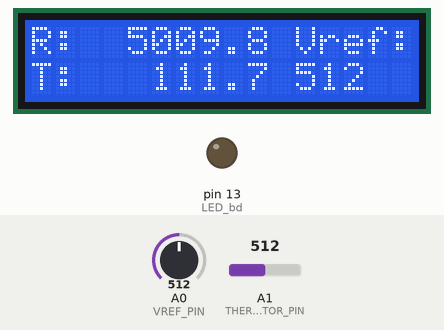
Bench run of a sketch on a simulated Arduino Uno, built with avr-gcc and run on an emulated ATmega328P. On the bench: 16×2 character LCD, output pins drawn as LEDs (lit = HIGH). Dashed ring = blinking. The test bench sets the inputs (shaded band); at power-on: A1 (THERMISTOR_PIN) = 512, A0 (VREF_PIN) = 512.

Above: at 4.2 s.
4.3 s: A1 (THERMISTOR_PIN) set to 839
At 4.7 s:
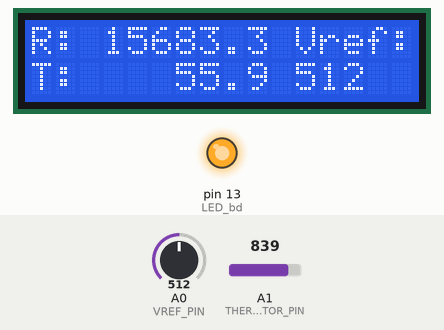
6.1 s: A1 (THERMISTOR_PIN) set to 870
At 7.5 s:
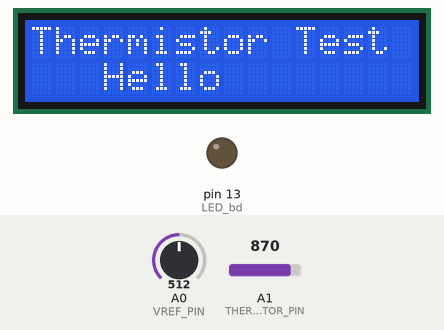
10.3 s: A1 (THERMISTOR_PIN) set to 1023
At 14.4 s:
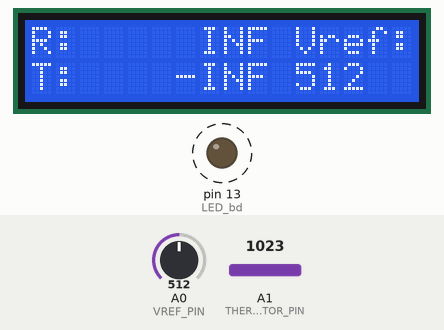
14.5 s: A0 (VREF_PIN) set to 716
At 15.11 s:
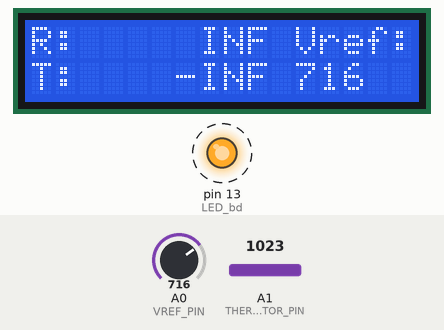
16.4 s: A0 (VREF_PIN) set to 900
At 17.9 s:
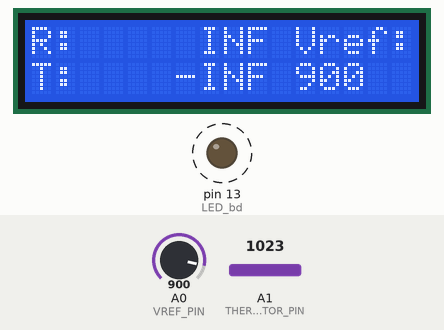
18.5 s: A0 (VREF_PIN) set to 1023
At 20.0 s:
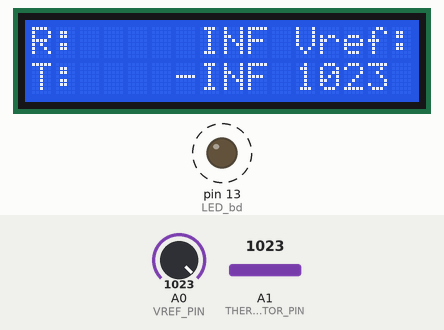
Timing chart, 0 to 21.6 s (numbered marks = the images above; inputs shaded):
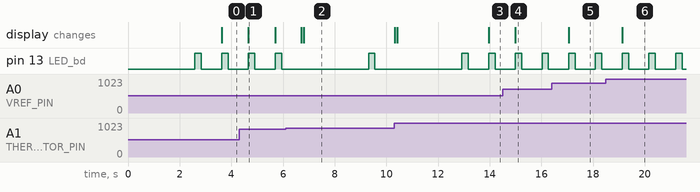

The sketch:

test_thermistor.ino
```cpp
/*

Test version your thermocouple cable for shorts etc.

 */
//#include <Software//Serial.h>
#include <LiquidCrystal_I2C.h>
#include <Wire.h>


//      HARDWARE PARAMETERS

#define LED_bd        13  // on-board LED
#define LCDi2c      0x27
#define LCDROWS        2
#define LCDCOLS       16

#define THERMISTOR_PIN  A1
#define VREF_PIN        A0


LiquidCrystal_I2C  lcd(LCDi2c, LCDCOLS, LCDROWS);

int ain() {
    int data = analogRead(THERMISTOR_PIN);
    return data;
//    return 583 ;  // stub this for ADC(T=95F)
}
int vref_ain() {
    int data = analogRead(VREF_PIN);
    return data;
}

float readResistance(){
    float Vcc = 5.0;
    float R1 = 5000.0;
    float Vin = (5.0/1023.0) * float(ain());
    float Rth = R1 / ((Vcc/Vin)-1.0);
    return Rth  ;
}

int WHITESENSOR = 0;
int BLACKSENSOR = 1;

float  R2T(float r, int sensor) {//interpolation fit of temperature vs. R
    //int nintpts =  19 ;
    //float  tarray[] = { 44.0, 53.0, 62.0, 71.1, 81.1, 92.0, 102.7, 121.1, 138.0, 140.0, 145.8, 152.0, 153.0, 165.0, 166.0, 178.0, 178.0, 184.8, 185.0 };
    //float  rarray[] = {
    // 21100.0, 17400.0, 14100.0, 11200.0, 8700.0, 7000.0, 5500.0, 3740.0, 2500.0, 2430.0, 2170.0, 1890.0, 1850.0, 1460.0, 1450.0, 1160.0, 1140.0, 1000.0, 985.0 };
    float  rth_white[] = {25000.0000, 19460.0000, 14450.0000, 11470.0000, 10480.0000,
7780.0000, 5340.0000, 3840.0000, 2290.0000, 1410.0000,
 115.0000};

    float rth_black[] = {30000.0000, 21370.0000, 15250.0000, 11700.0000, 10440.0000,
7420.0000, 4760.0000, 3240.0000, 1740.0000,  953.0000,
 115.0000};

    float tarray[] = {  33.1000,   45.8000,   59.2000,   70.6000,   73.7000,
  88.4000,  107.7000,  125.8000,  156.8000,  194.6000,
 225.0000};

    //float  rarray[11]; // allocate mem
    float *p;  // pointer to correct resistance vals.
    int nintpts = 11;
    if (sensor == WHITESENSOR)
        //memcpy(rth_white,rarray,sizeof rarray);
        p = rth_white;
    if (sensor == BLACKSENSOR)
        //memcpy(rth_black,rarray,sizeof rarray);
        p = rth_black;
    float tval = -1.0;   // flag for bad lookup
    for (int i=0; i< nintpts; i++){
        if (r > *(p+i)) {
           // float  dTdR = (tarray[i]-tarray[i-1])/(rarray[i]-rarray[i-1]);
           // tval = tarray[i] + ((r-rarray[i])) * dTdR;
            float dTdR = (tarray[i]-tarray[i-1])/( *(p+i)- *(p+i-1) );
            tval = tarray[i] + ((r-*(p+i))) * dTdR;
            break;
            }
    }
    return(float(tval));
    }

float R2TV1(float r, int sensor) {//interpolation fit of temperature vs. R
    int nintpts =  19 ;
    float  tarray[] = { 44.0, 53.0, 62.0, 71.1, 81.1, 92.0, 102.7, 121.1, 138.0, 140.0, 145.8, 152.0, 153.0, 165.0, 166.0, 178.0, 178.0, 184.8, 185.0 };
    float  rarray[] = {
     21100.0, 17400.0, 14100.0, 11200.0, 8700.0, 7000.0, 5500.0, 3740.0, 2500.0, 2430.0, 2170.0, 1890.0, 1850.0, 1460.0, 1450.0, 1160.0, 1140.0, 1000.0, 985.0 };

    float tval = -1.0;
    for (int i=0; i< nintpts; i++){
        if (r >= rarray[i]) {
            float dTdR = (tarray[i]-tarray[i-1])/(rarray[i]-rarray[i-1]);
            tval = tarray[i] + ((r-rarray[i])) * dTdR;
            break;
            }
    }
    return(tval);
    }


int disp(char *str){
        lcd.clear();
        lcd.setCursor(0,0);
        lcd.print(str);
    return(0);
    }

int line2(char *str){
    lcd.setCursor(0,1);
    lcd.print(str);
    return(0);
}

int flag = 1;  // for first time through

// the setup routine runs once when you press reset:
void setup() {
  //Serial.begin(9600);
  // This will attempt to initialize the display to blank with the backlight on

  lcd.init();
  lcd.backlight();
  lcd.setCursor(0,0);
  lcd.print("Thermistor Test App");
  lcd.setCursor(0,1);
  lcd.print("   Hello   ");
  delay(2500);

  pinMode(LED_bd, OUTPUT);  // on board led

}

void loop() {
  digitalWrite(LED_bd, HIGH);
  delay(250);
  digitalWrite(LED_bd, LOW);
  delay(250);
  float x=0;
  float a=0;
  float y=0;
  long tsec = 0;  // elapsed time
  long tmin = 0;
  int thr  = 0;

  // text (char buffers, not String()s)
  static char str[LCDCOLS];
  static char ch_arr_01[LCDCOLS];
  static char ch_arr_02[LCDCOLS];
  static char  *modename;

  float sum;
  int navgR = 5;
  sum = 0.0;
  // Get thermistor resistance
  for (int i=0;i<navgR;i++){   // acquire and avg R value of thermistor
    sum += readResistance();
    delay(100); }
  float Ravg = sum/navgR ;
  //  Convert to temperature
  float temperature = R2T(Ravg , WHITESENSOR);
  //  Get vref ADC count
  int VrefCnt = vref_ain();
 //  update display
  sprintf(str,"R: %s Vref:",  dtostrf(Ravg,7,1,ch_arr_02));
  disp(str);
//       modename.toCharArray(ch_arr_01,sizeof(ch_arr_01));
// add current PWM ratio to display
  sprintf(str,"T: %s %d",  dtostrf(temperature, 7, 1, ch_arr_01), VrefCnt);
  line2(str);

}  // end of loop()
```

Measured:
- the behaviour switches between 852 and 853 on A1 (THERMISTOR_PIN) (found by bisection; images 1 and 2)
- after the input at 4.3 s, the display: changes after 0.36 s (image 1)
- after the input at 6.1 s, the display: first changes after 0.61 s (image 2 shows a later state)
- after the input at 10.3 s, the display: first differs from a run without the input after 3.7 s (image 3)
- after the input at 14.5 s, the display: changes after 0.49 s (image 4)
- after the input at 16.4 s, the display: changes after 0.66 s (image 5)
- after the input at 18.5 s, the display: changes after 0.63 s (image 6)
- by itself, pin 13 (LED_bd): alternates HIGH for 0.25 s and LOW for 0.78 s
